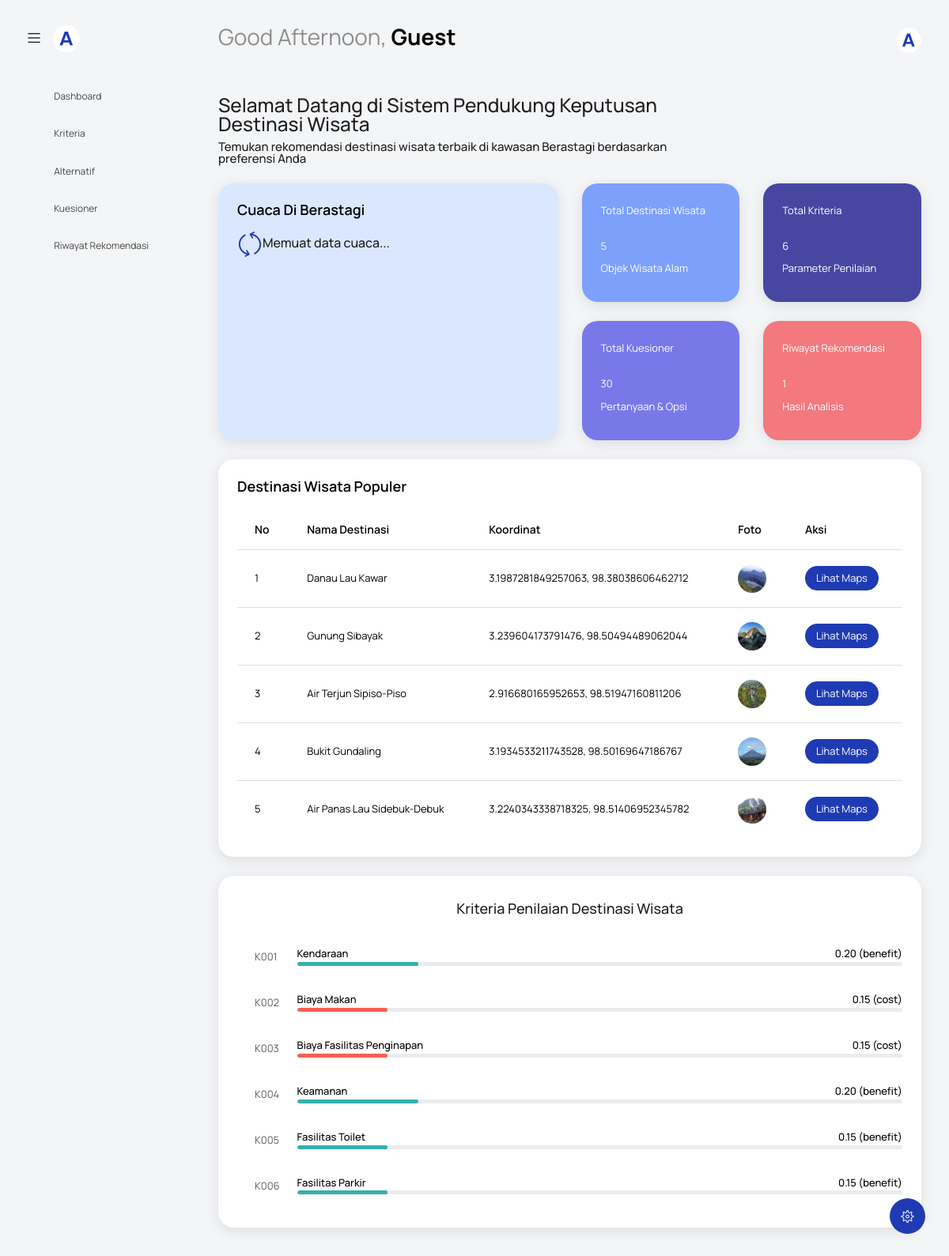
Page /dashboard.php on the committed database.
### tables this page shows
CREATE TABLE `alternatif` (
  `id_alternatif` int NOT NULL,
  `nama_wisata` varchar(255) NOT NULL,
  `koordinat` varchar(100) NOT NULL,
  `deskripsi` text,
  `foto` varchar(255) DEFAULT NULL,
  `url` text NOT NULL
);

CREATE TABLE `kriteria` (
  `id_kriteria` varchar(10) NOT NULL,
  `nama` varchar(100) NOT NULL,
  `bobot` decimal(5,2) NOT NULL,
  `jenis` enum('benefit','cost') NOT NULL
);

### dashboard.php (the view, shortened to what this page needs)
<?php include('template/header.php'); ?>
<body class="with-welcome-text">
  <div class="container-scroller">
    <?php include 'template/navbar.php'; ?>
    <div class="container-fluid page-body-wrapper">
      <?php include 'template/setting_panel.php'; ?>
      <?php include 'template/sidebar.php'; ?>
      <div class="main-panel">
        <div class="content-wrapper">
          <div class="row">
            <div class="col-md-12 grid-margin">
              <div class="row">
                <div class="col-12 col-xl-8 mb-4 mb-xl-0">
                  <h3 class="font-weight-bold">Selamat Datang di Sistem Pendukung Keputusan Destinasi Wisata</h3>
                  <h6 class="font-weight-normal mb-0">Temukan rekomendasi destinasi wisata terbaik di kawasan Berastagi berdasarkan preferensi Anda</h6>
                </div>
              </div>
            </div>
          </div>
          <div class="row">
            <div class="col-md-6 grid-margin stretch-card">
              <div class="card tale-bg">
                <div class="card-body">
                  <h4 class="card-title">Cuaca di Berastagi</h4>
                  <div class="weather-info mt-3" id="weather-container">
                    <div class="d-flex align-items-center">
                      <div class="weather-icon">
                        <i class="icon-refresh text-primary mr-2" style="font-size: 2em;"></i>
                      </div>
                      <div class="ml-3">
                        <h5 class="location font-weight-medium">Memuat data cuaca...</h5>
                      </div>
                    </div>
                  </div>
                </div>
              </div>
            </div>
            <div class="col-md-6 grid-margin transparent">
              <div class="row">
                <div class="col-md-6 mb-4 stretch-card transparent">
                  <div class="card card-tale">
                    <div class="card-body">
                      <p class="mb-4">Total Destinasi Wisata</p>
                      <?php
                      include 'koneksi.php';
                      $query = mysqli_query($koneksi, "SELECT COUNT(*) as total FROM alternatif");
                      $data = mysqli_fetch_assoc($query);
                      ?>
                      <p class="fs-30 mb-2"><?= $data['total'] ?></p>
                      <p>Objek Wisata Alam</p>
                    </div>
                  </div>
                </div>
                <div class="col-md-6 mb-4 stretch-card transparent">
                  <div class="card card-dark-blue">
                    <div class="card-body">
                      <p class="mb-4">Total Kriteria</p>
                      <?php
                      $query = mysqli_query($koneksi, "SELECT COUNT(*) as total FROM kriteria");
                      $data = mysqli_fetch_assoc($query);
                      ?>
                      <p class="fs-30 mb-2"><?= $data['total'] ?></p>
                      <p>Parameter Penilaian</p>
                    </div>
                  </div>
                </div>
              </div>
              <div class="row">
                <div class="col-md-6 mb-4 mb-lg-0 stretch-card transparent">
                  <div class="card card-light-blue">
                    <div class="card-body">
                      <p class="mb-4">Total Kuesioner</p>
                      <?php
                      $query = mysqli_query($koneksi, "SELECT COUNT(*) as total FROM kuesioner");
                      $data = mysqli_fetch_assoc($query);
                      ?>
                      <p class="fs-30 mb-2"><?= $data['total'] ?></p>
                      <p>Pertanyaan & Opsi</p>
                    </div>
                  </div>
                </div>
                <div class="col-md-6 stretch-card transparent">
                  <div class="card card-light-danger">
                    <div class="card-body">
                      <p class="mb-4">Riwayat Rekomendasi</p>
                      <?php
                      $query = mysqli_query($koneksi, "SELECT COUNT(*) as total FROM riwayat_rekomendasi");
                      $data = mysqli_fetch_assoc($query);
                      ?>
                      <p class="fs-30 mb-2"><?= $data['total'] ?></p>
                      <p>Hasil Analisis</p>
                    </div>
                  </div>
                </div>
              </div>
            </div>
          </div>
          <div class="row">
            <div class="col-md-12 grid-margin stretch-card">
              <div class="card">
                <div class="card-body">
                  <p class="card-title">Destinasi Wisata Populer</p>
                  <div class="row">
                    <div class="col-12">
                      <div class="table-responsive">
                        <table class="table table-hover">
                          <thead>
                            <tr>
                              <th>No</th>
                              <th>Nama Destinasi</th>
                              <th>Koordinat</th>
                              <th>Foto</th>
                              <th>Aksi</th>
                            </tr>
                          </thead>
                          <tbody>
                            <?php
                            $query = mysqli_query($koneksi, "SELECT * FROM alternatif LIMIT 5");
                            if (mysqli_num_rows($query) > 0) {
                              $no = 1;
                              while ($data = mysqli_fetch_array($query)) {
                            ?>
                                <tr>
                                  <td><?= $no ?></td>
                                  <td><?= $data['nama_wisata'] ?></td>
                                  <td><?= $data['koordinat'] ?></td>
                                  <td>
                                    <?php if (!empty($data['foto'])): ?>
                                      <img src="foto_wisata/<?= $data['foto'] ?>" alt="<?= $data['nama_wisata'] ?>" width="100">
                                    <?php else: ?>
                                      <span class="text-muted">Tidak ada foto</span>
                                    <?php endif; ?>
                                  </td>
                                  <td>
                                    <a href="<?= $data['url'] ?>" target="_blank" class="btn btn-sm btn-primary">Lihat Maps</a>
                                  </td>
                                </tr>
                              <?php
                                $no++;
                              }
                            } else {
                              ?>
                              <tr>
                                <td colspan="5" class="text-center">Tidak ada data destinasi wisata</td>
                              </tr>
                            <?php
                            }
                            ?>
                          </tbody>
                        </table>
                      </div>
                    </div>
                  </div>
                </div>
              </div>
            </div>
          </div>
          <div class="row">
            <div class="col-md-12 grid-margin stretch-card">
              <div class="card position-relative">
                <div class="card-body">
                  <div id="detailedReports" class="carousel slide detailed-report-carousel position-static pt-2" data-ride="carousel">
                    <div class="carousel-inner">
                      <div class="carousel-item active">
                        <div class="row">
                          <div class="col-md-12 col-xl-12">
                            <div class="row">
                              <div class="col-md-12">
                                <div class="table-responsive mb-3 mb-md-0">
                                  <h4 class="text-center mb-4">Kriteria Penilaian Destinasi Wisata</h4>
                                  <table class="table table-borderless report-table">
                                    <?php
                                    $query = mysqli_query($koneksi, "SELECT * FROM kriteria ORDER BY id_kriteria ASC");
                                    while ($data = mysqli_fetch_array($query)) {
                                      $progressColor = ($data['jenis'] == 'benefit') ? 'bg-success' : 'bg-danger';
                                      $progressWidth = floatval($data['bobot']) * 100;
                                    ?>
                                      <tr>
                                        <td class="text-muted"><?= $data['id_kriteria'] ?></td>
                                        <td class="w-100 px-0">
                                          <div class="d-flex justify-content-between align-items-center mb-1">
                                            <div class="font-weight-medium"><?= $data['nama'] ?></div>
                                            <div class="font-weight-medium"><?= $data['bobot'] ?> (<?= $data['jenis'] ?>)</div>
                                          </div>
                                          <div class="progress progress-md">
                                            <div class="progress-bar <?= $progressColor ?>" role="progressbar" style="width: <?= $progressWidth ?>%" aria-valuenow="<?= $progressWidth ?>" aria-valuemin="0" aria-valuemax="100"></div>
                                          </div>
                                        </td>
                                      </tr>
                                    <?php
                                    }
                                    ?>
                                  </table>
                                </div>
                              </div>
                            </div>
                          </div>
                        </div>
                      </div>
                    </div>
                  </div>
                </div>
              </div>
            </div>
          </div>
        </div>
      </div>
    </div>
  </div>
</body>
</html>

### rows in the picture
alternatif: nama_wisata "Danau Lau Kawar", koordinat "3.1987281849257063, 98.38038606462712", foto (picture)
alternatif: nama_wisata "Gunung Sibayak", koordinat "3.239604173791476, 98.50494489062044", foto (picture)
alternatif: nama_wisata "Air Terjun Sipiso-Piso", koordinat "2.916680165952653, 98.51947160811206", foto (picture)
alternatif: nama_wisata "Bukit Gundaling", koordinat "3.1934533211743528, 98.50169647186767", foto+nama_wisata (picture)
alternatif: nama_wisata "Air Panas Lau Sidebuk-Debuk", koordinat "3.2240343338718325, 98.51406952345782", foto+nama_wisata (picture)
kriteria: id_kriteria "K001", nama "Kendaraan", bobot "0.20", jenis "benefit"
kriteria: id_kriteria "K002", nama "Biaya Makan", bobot "0.15", jenis "cost"
kriteria: id_kriteria "K003", nama "Biaya Fasilitas Penginapan", bobot "0.15", jenis "cost"
kriteria: id_kriteria "K004", nama "Keamanan", bobot "0.20", jenis "benefit"
kriteria: id_kriteria "K005", nama "Fasilitas Toilet", bobot "0.15", jenis "benefit"
kriteria: id_kriteria "K006", nama "Fasilitas Parkir", bobot "0.15", jenis "benefit"

### other values in the picture
getGreeting() "Good Afternoon"
$username "Guest"
$item['title'] "Dashboard"
$item['title'] "Kriteria"
$item['title'] "Alternatif"
$item['title'] "Kuesioner"
$item['title'] "Riwayat Rekomendasi"
$data['total'] "5"
$data['total'] "6"
$data['total'] "30"
$data['total'] "1"
